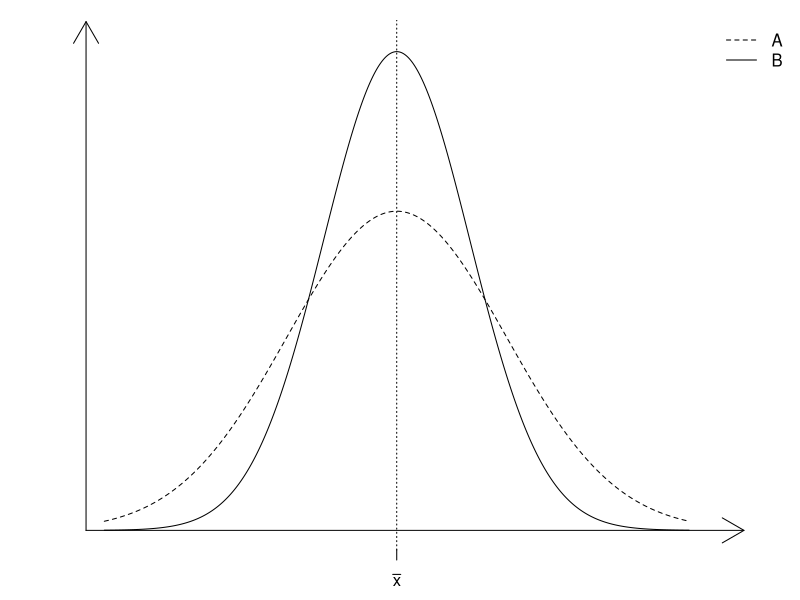

Recreate this plot in R. (Note: this script raises an error after producing the figure.)
## ---- chunk 1
# Dados da questao

# Faca a resposta correta ser a primeira e as outras falsas

questions <- c("O desvio padrão de A é maior do que o de B, e as médias são iguais.",
               "O desvio padrão de A é menor do que o de B e as médias são diferentes.",
               "O desvio padrão de A é igual ao de B, independentemente do valor da média.",
               "As distribuições possuem o mesmo coeficiente de variação.",
               "O coeficiente de variação de B é maior do que o de A.")

solutions <- c(TRUE, rep(FALSE, 4))

o <- sample(1:5)
questions <- questions[o]
solutions <- solutions[o]

## ---- chunk 2
par(mar = c(2.5, 2, 1, 0.5))
x <- seq(-4, 4, by = 0.01)
y1 <- dnorm(x, mean = 0, sd = 1) # B
df1 <- data.frame("x" = x, "y" = y1)

y2 <- dnorm(x, mean = 0, sd = 1.5) # A
df2 <- data.frame("x" = x, "y" = y2)

plot(x, y2, type = "l",
     lty = 2,
     ylim = c(0, max(y1) + 0.01),
     xlim = c(-4.5, 5),
     xlab = "",
     ylab = "",
     axes = FALSE)
lines(x, y1, lty = 1)
abline(v = 0, lty = 3)
arrows(x0 = -4.25, y0 = 0, x1 = 4.75, y1 = 0)
arrows(x0 = -4.25, y0 = 0, x1 = -4.25, y1 = max(y1) + 0.025)
legend("topright", lty = c(2, 1), legend = c("A", "B"), bty = "n")
axis(1, at = 0, labels = expression(bar(x)))
# axis(2, at = c(0, max(y2), max(y1)), labels = c("","",""))
## ---- chunk 3
answerlist(questions, markup = "markdown")
## ---- chunk 4
answerlist(ifelse(solutions, "Correta", "Incorreta"), markup = "markdown")
